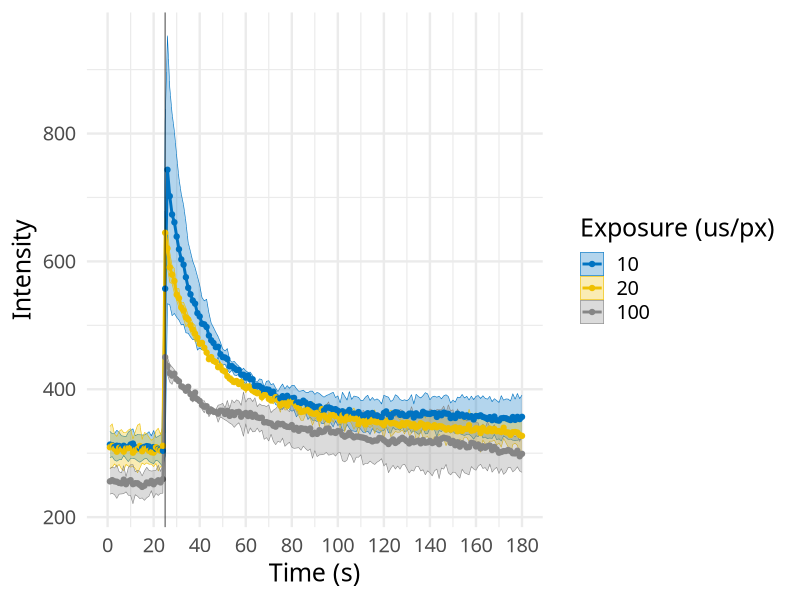
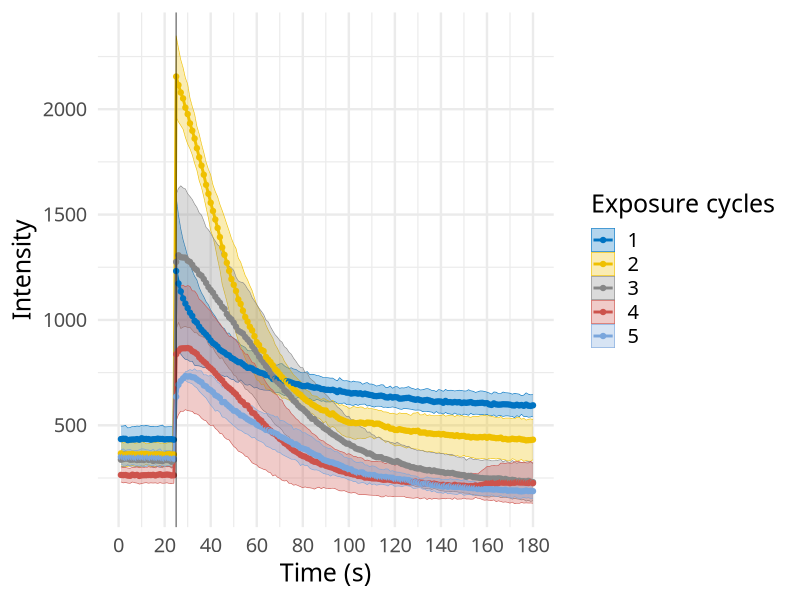
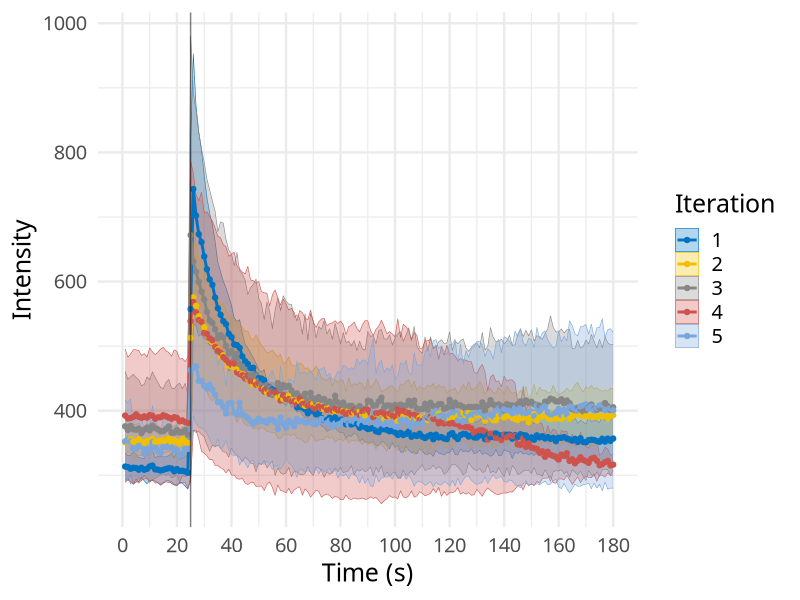

Generate these figures, in order, with R:
# Flyo-4 data analysis
# Copyright © 2020 Borys Olifirov

require(ggplot2)
require(ggpubr)
require(dplyr)
require(magrittr)

setwd('/home/astria/Bio/Note/Projects/HEPCA/07.2020/07_26_2020')

df.100 <- read.csv('100_us.csv')
df.exp <- read.csv('exposures.csv')
df.blc <- read.csv('bleaching.csv')


##### EXPOSURE #####
df.exp <- subset(df.exp, select = c(exp, time, int))
df.exp.sum <- df.exp %>% group_by(time, exp) %>% summarise_all(list(mean, sd))

ggplot(df.exp.sum, aes(x=time)) +
  geom_ribbon(aes(ymin=fn1-fn2,
                  ymax=fn1+fn2,
                  fill=as.factor(exp),
                  colour=as.factor(exp)),
              alpha=.3,
              size=.2) +
  geom_line(aes(y=fn1, colour=as.factor(exp)),
            size=1) +
  geom_point(aes(y=fn1, colour=as.factor(exp)),
             size=1.5) +
  geom_vline(xintercept = 25, size=.5, alpha = .5) +
  scale_x_continuous(limits = c(0, 180),
                     breaks = seq(0, 180, 20)) +
  labs(y ='Intensity', x = 'Time (s)') +
  guides(fill=guide_legend(title='Exposure (us/px)'),
         colour=guide_legend(title='Exposure (us/px)')) +
  theme_minimal(base_size = 18,
                base_family = 'oswald') +
  ggpubr::color_palette("jco") +
  ggpubr::fill_palette("jco")

# scale_y_continuous(limits = c(200, 900),
#                    labels = function(x) paste0(round(x/max(df.exp.sum$fn1)*100,0), "%"))

##### CYCLES ####
df.100 <- subset(df.100, select = c(cycl, time, int))
df.100.sum <- df.100 %>% group_by(time, cycl) %>% summarise_all(list(mean, sd))

ggplot(df.100.sum, aes(x=time)) +
  geom_ribbon(aes(ymin=fn1-fn2,
                  ymax=fn1+fn2,
                  fill=as.factor(cycl),
                  colour=as.factor(cycl)),
              alpha=.3,
              size=.2) +
  geom_line(aes(y=fn1, colour=as.factor(cycl)),
            size=1) +
  geom_point(aes(y=fn1, colour=as.factor(cycl)),
             size=1.5) +
  geom_vline(xintercept = 25, size=.5, alpha = .5) +
  scale_x_continuous(limits = c(0, 180),
                     breaks = seq(0, 180, 20)) +
  labs(y ='Intensity', x = 'Time (s)') +
  guides(fill=guide_legend(title='Exposure cycles'),
         colour=guide_legend(title='Exposure cycles')) +
  theme_minimal(base_size = 18,
                base_family = 'oswald') +
  ggpubr::color_palette("jco") +
  ggpubr::fill_palette("jco")

##### BLEACHING #####
df.blc <- subset(df.blc, select = c(cycl, time, int))
df.blc.sum <- df.blc %>% group_by(time, cycl) %>% summarise_all(list(mean, sd))

ggplot(df.blc.sum, aes(x=time)) +
  geom_ribbon(aes(ymin=fn1-fn2,
                  ymax=fn1+fn2,
                  fill=as.factor(cycl),
                  colour=as.factor(cycl)),
              alpha=.3,
              size=.2) +
  geom_line(aes(y=fn1, colour=as.factor(cycl)),
            size=1) +
  geom_point(aes(y=fn1, colour=as.factor(cycl)),
             size=1.5) +
  geom_vline(xintercept = 25, size=.5, alpha = .5) +
  scale_x_continuous(limits = c(0, 180),
                     breaks = seq(0, 180, 20)) +
  labs(y ='Intensity', x = 'Time (s)') +
  guides(fill=guide_legend(title='Iteration'),
         colour=guide_legend(title='Iteration')) +
  theme_minimal(base_size = 18,
                base_family = 'oswald') +
  ggpubr::color_palette("jco") +
  ggpubr::fill_palette("jco")
